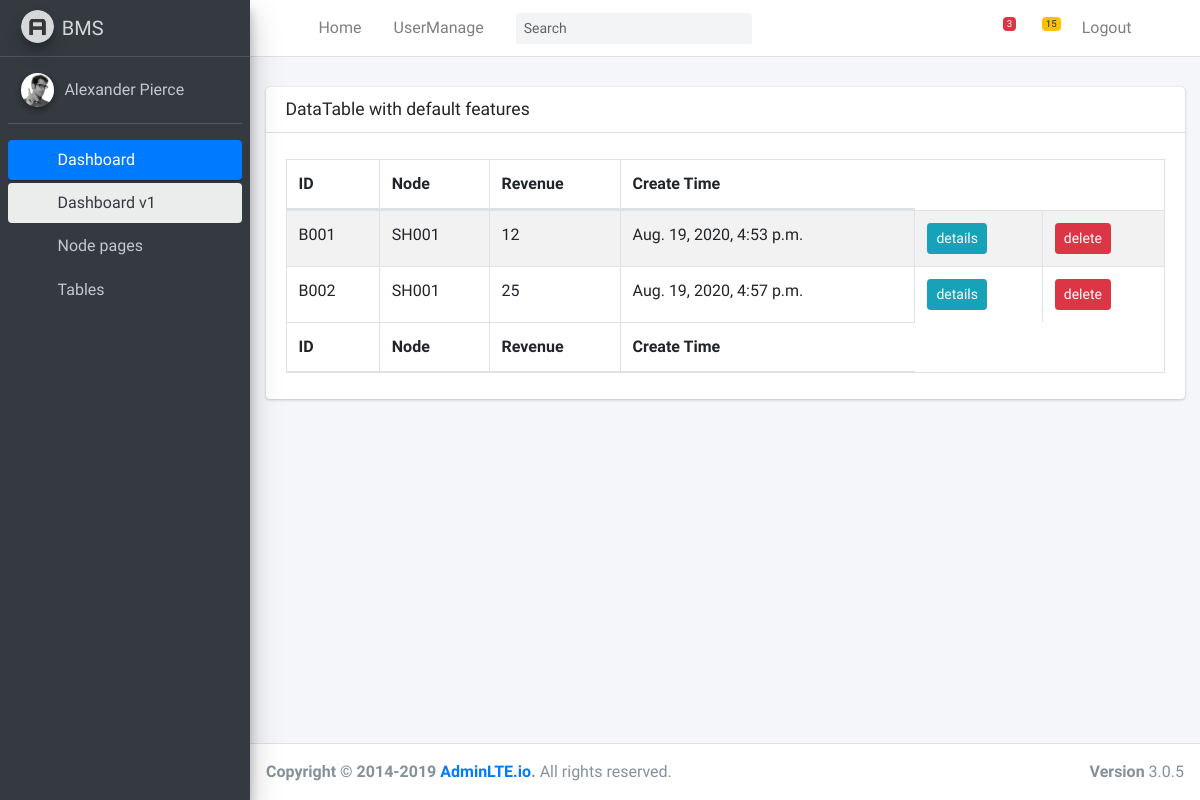
The app's page /block_display with its own data.
### BCRUPro/models.py (models this page shows, shortened)
class Block(models.Model):
    block_id = models.TextField(unique=True)
    node = models.ForeignKey(Node, primary_key=False, blank=False, on_delete=PROTECT)
    previous_hash = models.TextField(default="1")
    proof = models.IntegerField(default=0)
    revenue = models.IntegerField(default=0)
    create_at = models.DateTimeField(auto_created=True)
    @staticmethod
    def get_threader():
        return ["ID", "Node", "Revenue", "Create Time"]

class Node(models.Model):
    device_id = models.TextField(unique=True)
    owner = models.ForeignKey(User, primary_key=False, blank=False, on_delete=PROTECT)
    location = models.TextField()
    today_revenue = models.BigIntegerField(default=0)
    summary_revenue = models.BigIntegerField(default=0)
    def __str__(self):
        return self.device_id

### BCRUPro/views.py (the view)
# urls.py: re_path(r'^block_display', block_display, name='block_display'),
@require_GET
def block_display(request):
    blocks = Block.objects.all()
    theader = Block.get_threader()
    return render(request, 'pages/tables/blocks.html', locals())

### templates/pages/tables/blocks.html (shortened to what this page needs)
{% extends 'base.html' %}
{% load staticfiles %}
{% block head %}
  <link rel="stylesheet" href="{% static 'adminlte/plugins/datatables-bs4/css/dataTables.bootstrap4.min.css' %}">
  <link rel="stylesheet" href="{% static 'adminlte/plugins/datatables-responsive/css/responsive.bootstrap4.min.css' %}">
{% endblock %}
{% block content %}
    <div class="container-fluid">
    <div class="row">
      <div class="col-12">
        <div class="card">
              <div class="card-header">
                <h3 class="card-title">DataTable with default features</h3>
              </div>
              <div class="card-body">
                <table id="example" class="table table-bordered table-striped">
                  <thead>
                  <tr>
                      {% for th in theader %}
                        <th>
                            <strong>{{ th }}</strong>
                        </th>
                      {% endfor %}
                  </tr>
                  </thead>
                  <tbody>
                  {% for block in blocks %}
                    <tr>
                        <td>{{ block.block_id }}</td>
                        <td>{{ block.node }}</td>
                        <td>{{ block.revenue }}</td>
                        <td>{{ block.create_at }}</td>
                        <td>
                            <form method="post" action="{% url 'block_details' %}">
                                <input type="submit" value="details" class="btn btn-sm btn-info">
                            </form>
                        </td>
                        <td>
                            <form method="post" action="{% url 'block_delete' %}">
                                <input type="submit" value="delete" class="btn btn-sm btn-danger">
                            </form>
                        </td>
                    </tr>
                  {% endfor %}
                  </tbody>
                  <tfoot>
                  <tr>
                      {% for th in theader %}
                        <th>
                            <strong>{{ th }}</strong>
                        </th>
                      {% endfor %}
                  </tr>
                  </tfoot>
                </table>
              </div>
            </div>
      </div>
    </div>
    </div>
{% endblock %}

### records on screen
Block: block_id "B001", node "SH001", revenue "12", create_at "Aug. 19, 2020, 4:53 p.m."
Block: block_id "B002", node "SH001", revenue "25", create_at "Aug. 19, 2020, 4:57 p.m."

### other values on screen
{{ th }} "ID" "Node" "Revenue" "Create Time"
